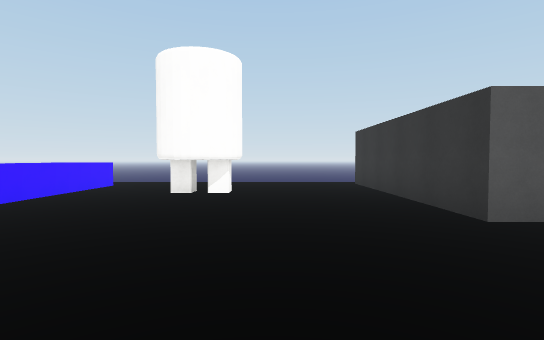
view 1 (above)

24 first-person views from a walk through a scene from a Unity 3-D project. The camera is 1.3 m above the floor, tilts 2° down and sees 85° across. The floor is counted in squares, 2 m on a side. Each view is taken from the middle of a square. On the plan, view 1 faces up. The plan holds only what a view shows up to about 9 squares ahead; the rest is blank. The place goes on beyond the plan. Surface patterns are stand-ins for the level's own textures.

view 2
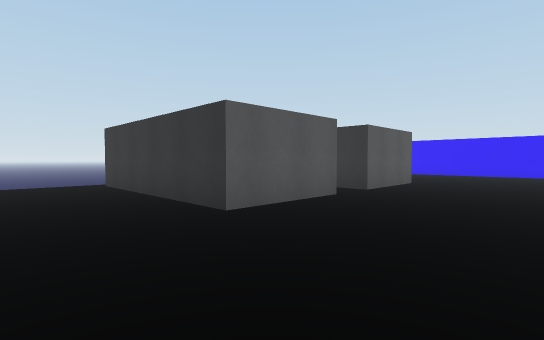

view 3
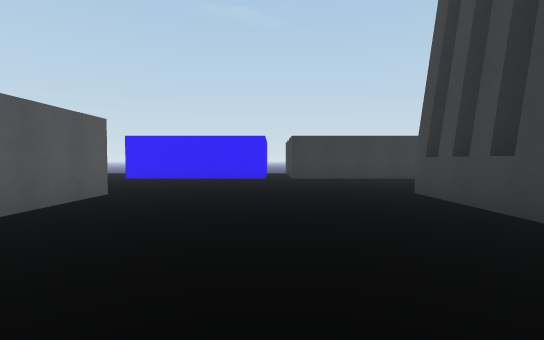

view 4
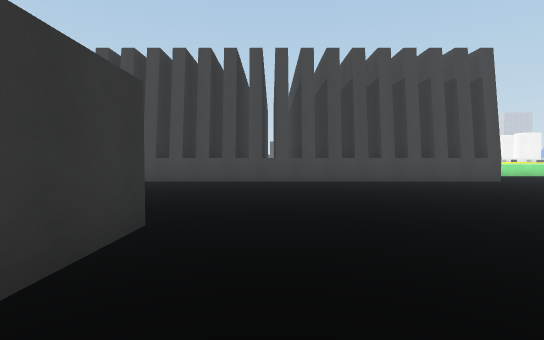

view 5
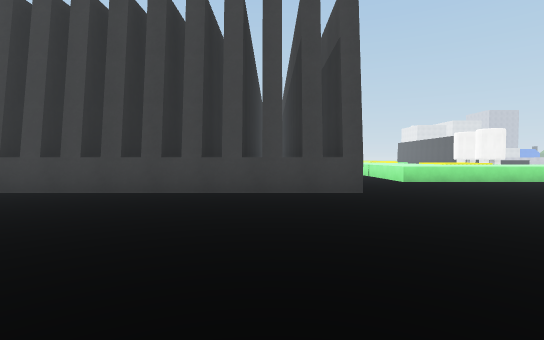

view 6
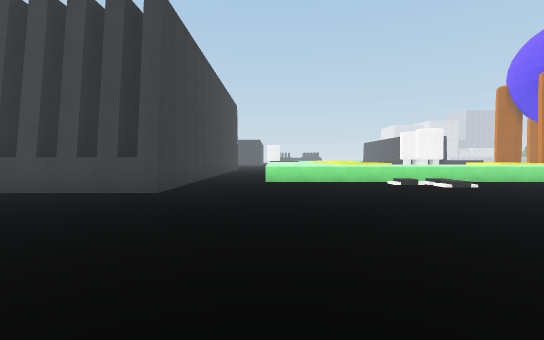

view 7
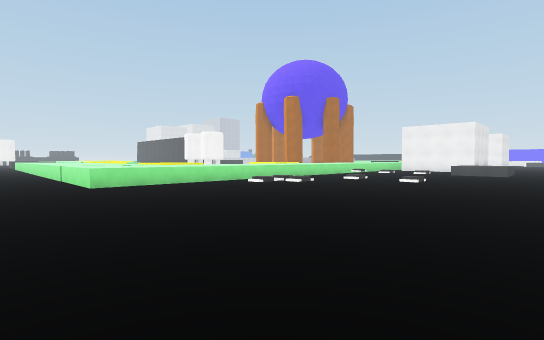

view 8
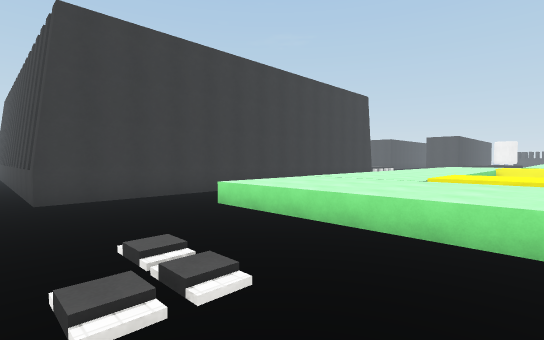

view 9
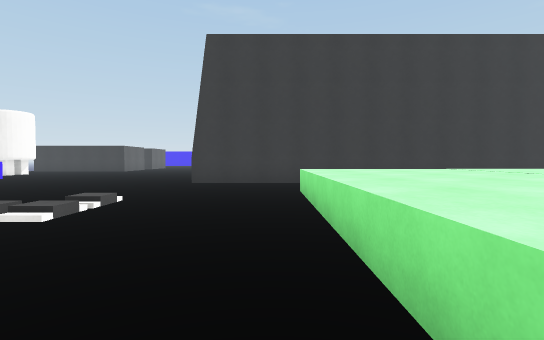

view 10
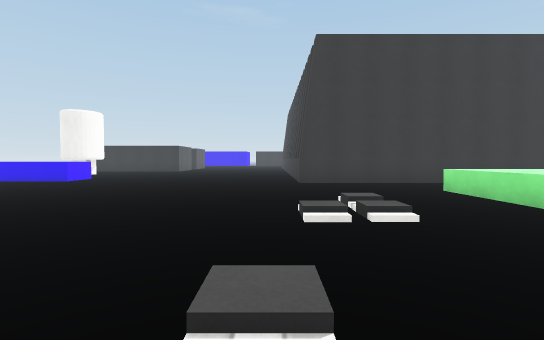

view 11
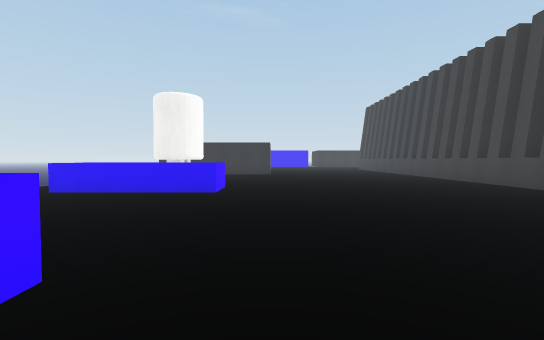

view 12
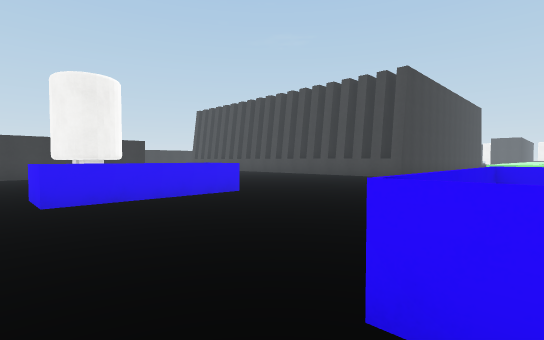

view 13
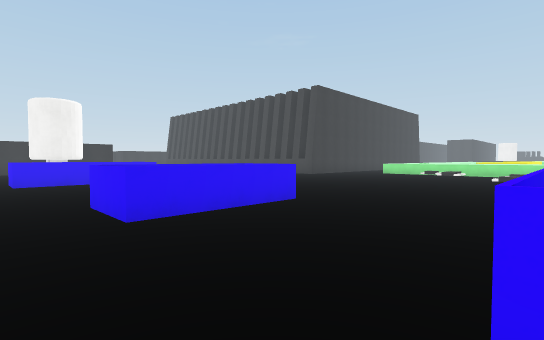

view 14
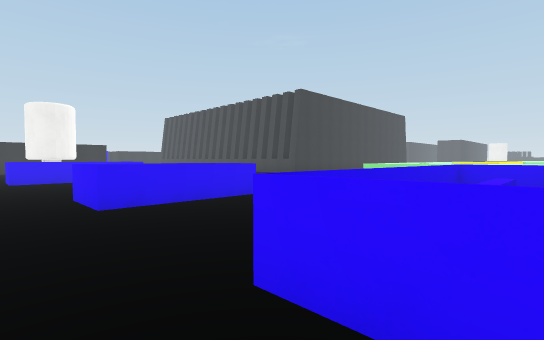

view 15
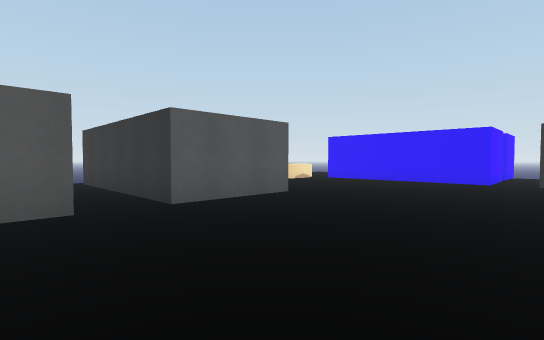

view 16
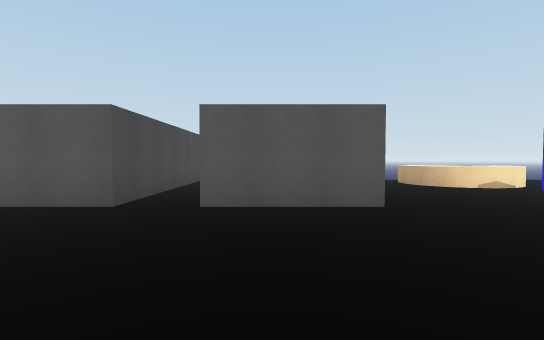

view 17
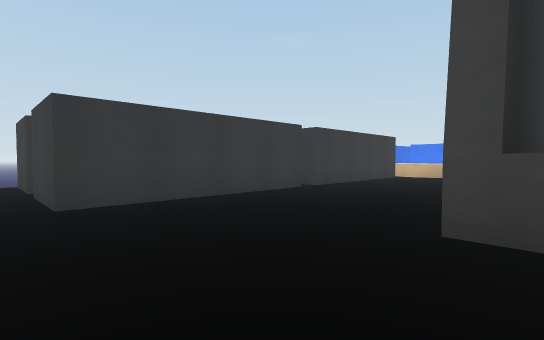

view 18
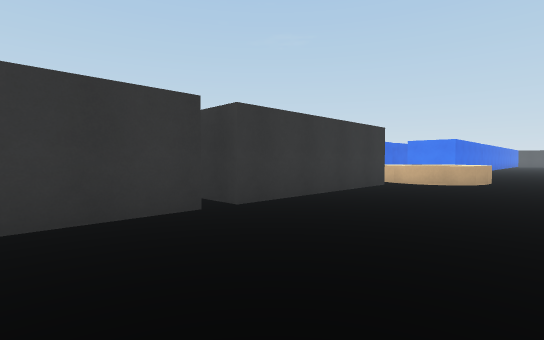

view 19
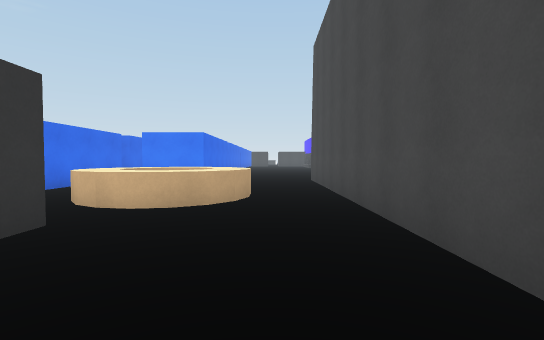

view 20
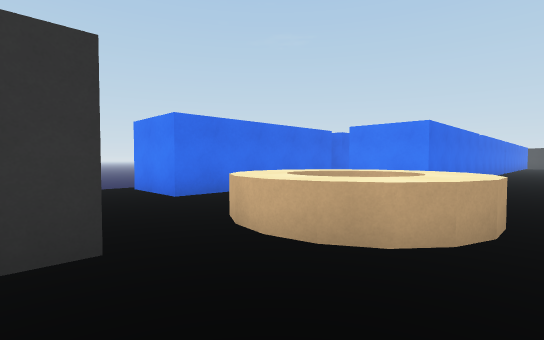

view 21
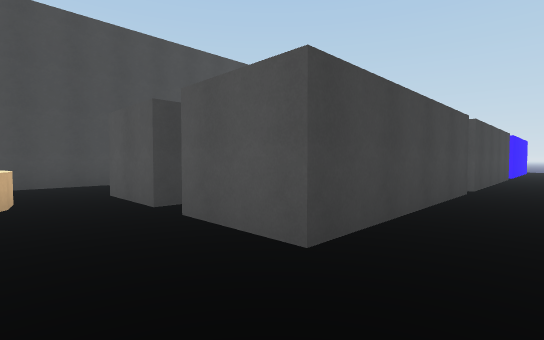

view 22
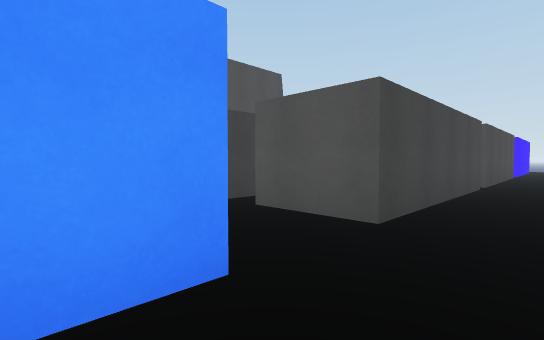

view 23
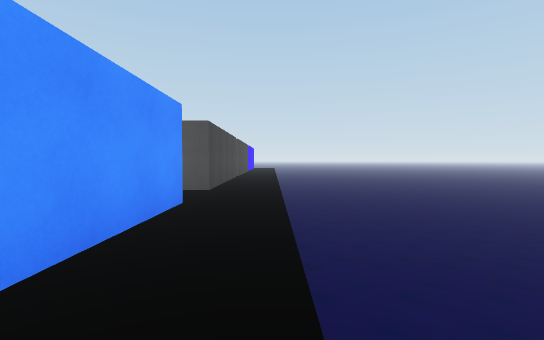

view 24
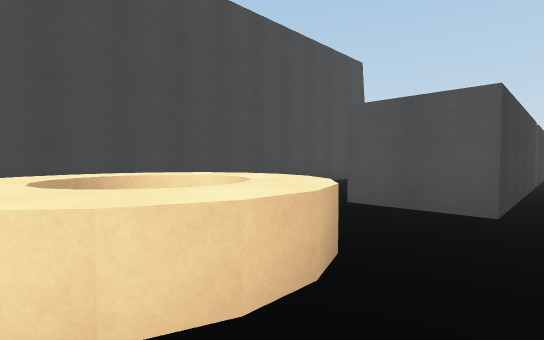

### Floor plan
Key: @ floor where view 1 was taken; # wall or solid block; . floor; / step, stairs or slope; = window, fence, low wall or low ledge; ^ raised ledge; v drop or lower ground.
Columns run from 15 left of view 1 to 18 right of it. Each row starts with its distance up from view 1.
  8 ..................## #
  7 ##...=....==......##.#   .^^^.
  6  =...=....==.##...##.#   .^^^.
  5 #=...=....==......##.#  .....
  4 #=........##......##.#  ...#
  3 ##................##.###...#
  2 ...........................#
  1 ...........................## #^
  0 ...............@.................
 -1 ...........................##.##.
 -2 ../........................##  #.
 -3  .........##############...##  #.
 -4 ..........######       #...##. ^.
 -5 ..........###          #...... ..
 -6 ^^^^^^^^..#            #...##. ^.v
 -7   ^^^^^^..#            #...##. #.v
 -8   ^^^^^^. #            #...##. #.v
 -9   .^^^^^. #            #...##.#^.v
-10   .^^^^^. #            #.........v
-11    ^^^    #            #..^^.....v
-12           #            #..^.^.#^.v
-13           #            #..^^..##.
-14                        #...   ##.
-15                        #...## # .
-16                        #...#  #

Where each view was taken, in squares from view 1:
view 1: 0 up, 0 right, facing up
view 2: 0 up, 0 right, facing up-right
view 3: 0 up, 3 right, facing right
view 4: 6 up, 1 right, facing down
view 5: 3 up, 4 left, facing down
view 6: 3 up, 8 left, facing down
view 7: 2 up, 6 left, facing down-left
view 8: 2 down, 13 left, facing down-right
view 9: 5 down, 14 left, facing right
view 10: 2 down, 14 left, facing right
view 11: 3 up, 11 left, facing right
view 12: 8 up, 10 left, facing down-right
view 13: 8 up, 14 left, facing down-right
view 14: 8 up, 15 left, facing down-right
view 15: 1 down, 4 right, facing up-right
view 16: 1 down, 7 right, facing up
view 17: 0 up, 8 right, facing down-right
view 18: 3 down, 9 right, facing down-right
view 19: 7 down, 10 right, facing down
view 20: 9 down, 10 right, facing down-right
view 21: 11 down, 17 right, facing up-left
view 22: 12 down, 17 right, facing up-left
view 23: 15 down, 17 right, facing up
view 24: 13 down, 14 right, facing up-left
